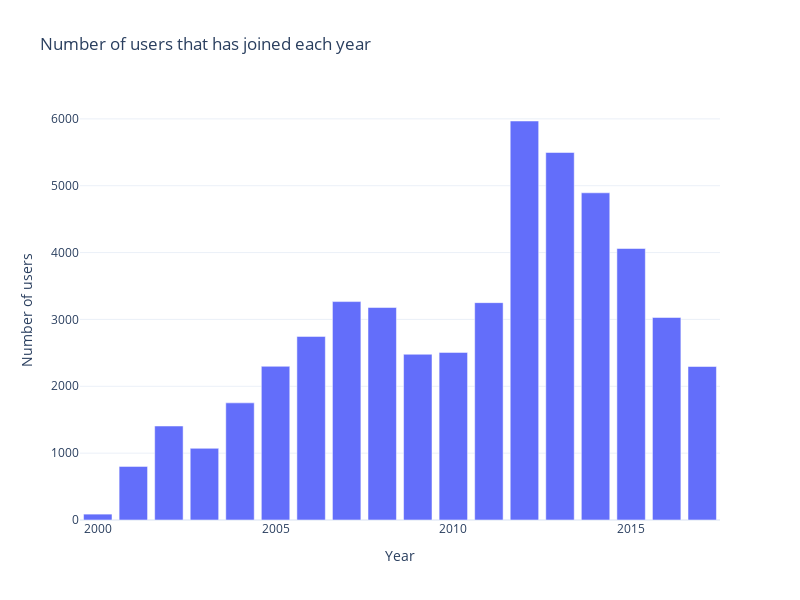

The notebook cell saved with this chart:
### Code cell
year_grouping = df_users.groupby(df_users['joined'].dt.year).size().reset_index(name='count').rename(columns={'joined': 'Year', 'count': 'Number of users'})
px.bar(year_grouping, x='Year', y='Number of users', title=f'Number of users that has joined each year').show()

### Figure 1 — Plotly figure (JSON) as saved in the notebook; plotly's stock layout.template omitted (floating-point values rounded to 4 significant figures)
{"data": [{"alignmentgroup": "True", "hovertemplate": "Year=%{x}<br>Number of users=%{y}<extra></extra>", "legendgroup": "", "marker": {"color": "#636efa", "pattern": {"shape": ""}}, "name": "", "offsetgroup": "", "orientation": "v", "showlegend": false, "textposition": "auto", "type": "bar", "x": [2000, 2001, 2002, 2003, 2004, 2005, 2006, 2007, 2008, 2009, 2010, 2011, 2012, 2013, 2014, 2015, 2016, 2017], "xaxis": "x", "y": [88, 802, 1406, 1072, 1752, 2299, 2746, 3267, 3178, 2479, 2507, 3251, 5968, 5497, 4894, 4061, 3029, 2296], "yaxis": "y"}], "layout": {"barmode": "relative", "height": 600, "legend": {"tracegroupgap": 0}, "title": {"text": "Number of users that has joined each year"}, "width": 800, "xaxis": {"anchor": "y", "domain": [0, 1], "title": {"text": "Year"}}, "yaxis": {"anchor": "x", "domain": [0, 1], "title": {"text": "Number of users"}}}}
